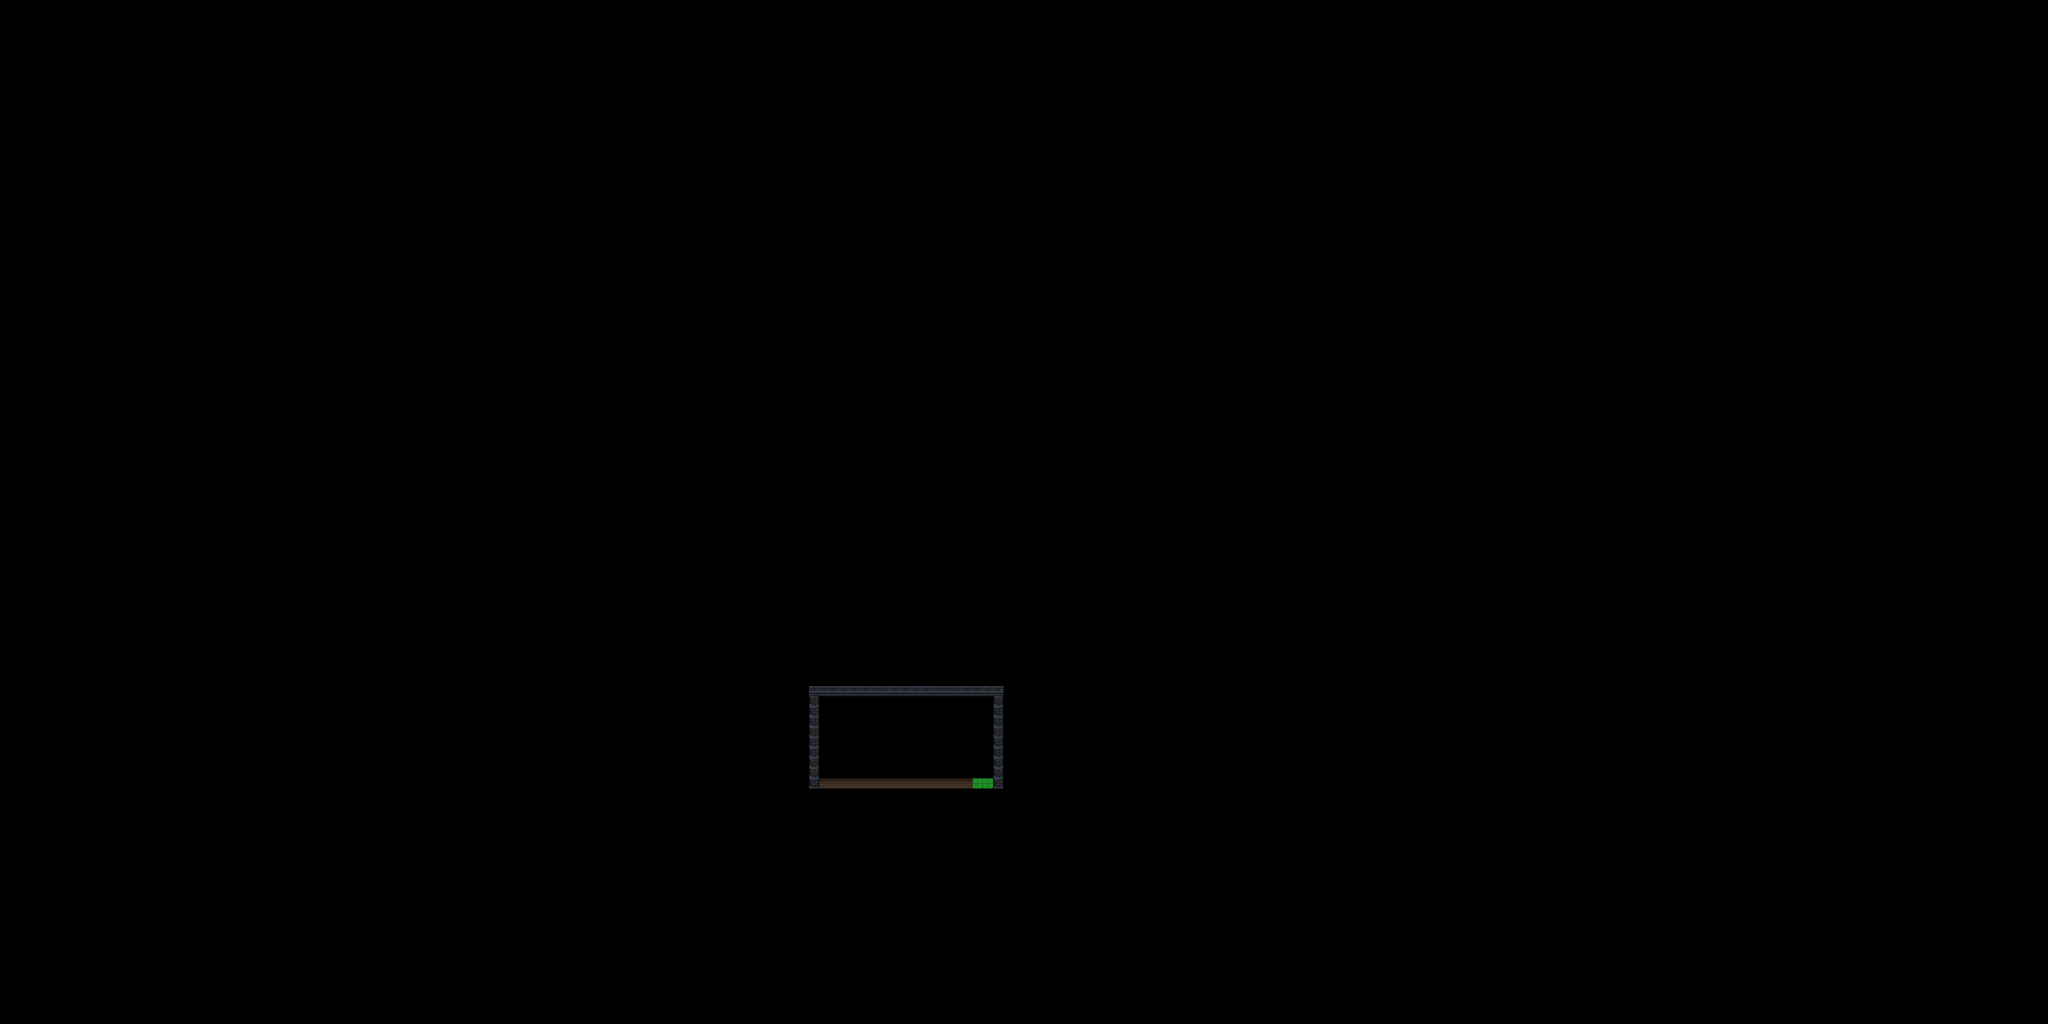

This game map was drawn from its Tiled (.tmx) file and the tilesets committed beside it. A one-line description and the trimmed map source follow:
An orthogonal 200x100 tile map with 16x16 px tiles, 1 tile layer (tiles) and 7 objects.

<map version="1.10" tiledversion="1.11.0" orientation="orthogonal" renderorder="right-up" width="200" height="100" tilewidth="16" tileheight="16" infinite="0" nextlayerid="9" nextobjectid="8">
 <tileset firstgid="1" source="tileset.tsx" />
 <layer id="1" name="tiles" width="200" height="100">
  <data>[20000 cells, 20000 non-empty, 5 distinct tile ids]</data>
 </layer>
 <objectgroup id="2" name="collision">
  <object id="1" x="1280" y="1216" width="240" height="16" />
 </objectgroup>
 <objectgroup id="3" name="collisionNoJump">
  <object id="2" x="1264" y="1088" width="16" height="144" />
  <object id="3" x="1264" y="1072" width="304" height="16" />
  <object id="4" x="1552" y="1088" width="16" height="144" />
 </objectgroup>
 <objectgroup id="4" name="player">
  <object id="5" x="1344" y="1200">
   <point />
  </object>
 </objectgroup>
 <objectgroup id="5" name="deadly" />
 <objectgroup id="6" name="entities">
  <object id="7" x="1440" y="1140">
   <properties>
    <property name="type" value="platform" />
    <property name="width" type="int" value="5" />
   </properties>
   <point />
  </object>
 </objectgroup>
 <objectgroup id="7" name="bodyEntities">
  <object id="6" x="1520" y="1216" width="32" height="16">
   <properties>
    <property name="type" value="finish" />
   </properties>
  </object>
 </objectgroup>
</map>
